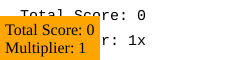
Frame 1 (no input)
Frame 60 (no input): identical to frame 1, image omitted
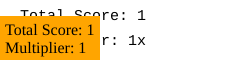
Frame 120 (the mouse pressed at the canvas centre since frame 60)

The p5.js sketch that drew these frames (run headless with seeded random() and noise() and a simulated clock; from frame 60 on, the mouse is pressed at the canvas centre):

// p5.js sketch
// ── sketch.js
console.log('Extension v0.8 is working');

let t, seconds;
let gClick = 0;
let iClick = 0;
let lClick = 0;
let totalScore = 0;
let scoreMultiplier = 1;
let multiClick = 0;

clickTracking();
linkReplace();

function setup() {
    let c = createCanvas(250, 60);
    c.position(0,0);
}

function draw(){
    background(255);

    p5scoreDisplay();
    scoreDisplay();

    globalTimer();
    scoreCount();
}

function p5scoreDisplay() {
    fill(0);
    textSize(15);
    textFont('courier');
    text(('Total Score: ' + totalScore), 20, 20);
    text(('Multiplier: ' + scoreMultiplier + 'x'), 20, 45);
}

function scoreDisplay(){
    let printScore = createP('Total Score: ' + totalScore + '<br>'  + 'Multiplier: ' + scoreMultiplier);
    printScore.style('position', 'fixed');
    printScore.style('padding', '5px');
    printScore.style('background-color', 'orange');
}


function scoreCount() {

    // 1 Second - 1 Point
    const timePoints = int(Math.trunc(seconds));
    // Click - 10 Points
    const globalClickPoints = int((gClick*10)*scoreMultiplier);
    // Image Click - 100 Points
    const imgClickPoints = int((iClick*100)*scoreMultiplier);
    // Link Click - 1000 Points
    const linkClickPoints = int((lClick*1000)*scoreMultiplier);

    totalScore = int(timePoints + imgClickPoints + linkClickPoints + globalClickPoints);
    // console.log("total score:" + totalScore);
}

function multi() {
    multiClick ++;
    scoreMultiplier = int(multiClick);
}

function globalTimer() {
    t = millis();
    if (t <= 999) {
        seconds = 0;
    } else {
        seconds = (t/1000);
    }
}


function userClickedGlobal() {
    gClick ++;
    // console.log('User clicked the document');
}


function userClickedImage() {
    iClick++;
    multi();
    // console.log('User clicked an image');
}

function userClickedLink() {
    lClick++
    multi();
    // console.log('User clicked a link');
}

function clickTracking() {

    // --- Global Clicks --- //
    document.addEventListener("click", userClickedGlobal); 

    // --- Image Clicks --- //
    let imgQuery = document.querySelectorAll('img');
    // Doesn't account for certain styles of image, figure
    imgQuery.forEach((img) => {
        img.addEventListener("click", userClickedImage)
    });
    
    // --- Link Clicks --- //
    let linkQuery = document.querySelectorAll("a");
    linkQuery.forEach((link) => {
        link.addEventListener("click", userClickedLink)
    });
}

function linkReplace() {
    var findLinks = document.querySelectorAll('a');
    // console.log(findLinks);
    for (var i = 0; i < findLinks.length; i++) {
        findLinks[i].href = "#" + findLinks[i].href
    }
}

// Questions
// How to make links accessible with cmd + click
// CMD click sends to google

// Tasks
// Give score counter absolute positioning - follow user
// Implement time-based multipliers

// Multiplier
// Successive clicks build multi - 500 millis
// Click on image, link, ad +1
// Framecount % 60 https://editor.p5js.org/marynotari/sketches/S1T2ZTMp-
// 1 - 5: 1 second | 6 - 10: 3 seconds | 
// let lastClick = 0;
// function clickCooldown() {
//     let timeNow = (new Date()).getTime();
//     if (timeNow < (lastClick + 1000)) {
//         multi();
//     } else {
//         console.log("times up!");
//         multiClick --;
//     }
//     lastClick = timeNow;
// }
